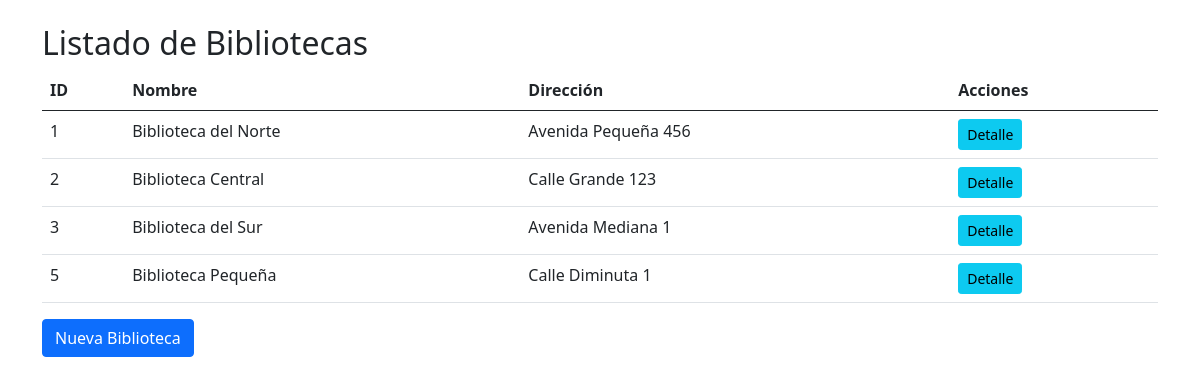
The app's page /web/libraries/, older data.
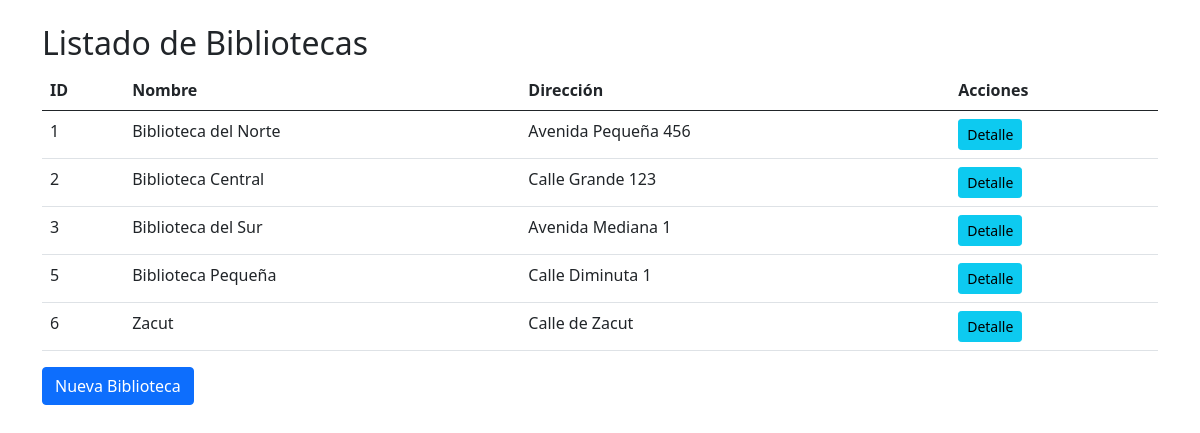
The same page, newer data.
### bibliotecaApp/models.py (models this page shows, shortened)
class Library(models.Model):
    name = models.CharField(max_length=100)
    address = models.CharField(max_length=200)

### bibliotecaApp/views.py (the view)
# urls.py: path('web/libraries/', lista_bibliotecas_web, name='lista_bibliotecas_web'),
def lista_bibliotecas_web(request):
    if request.method == 'GET':
        bibliotecas = Library.objects.all()
        return render(request, 'library_list.html', {'bibliotecas': bibliotecas, 'titulo': 'Listado de Bibliotecas'})
    return JsonResponse({"error": "Método no permitido"}, status=405)

### bibliotecaApp/templates/library_list.html
{% extends "base.html" %}
{% block content %}
<h2>{{ titulo }}</h2>
<table class="table">
  <thead>
    <tr>
      <th>ID</th>
      <th>Nombre</th>
      <th>Dirección</th>
      <th>Acciones</th>
    </tr>
  </thead>
  <tbody>
    {% for biblioteca in bibliotecas %}
    <tr>
      <td>{{ biblioteca.id }}</td>
      <td>{{ biblioteca.name }}</td>
      <td>{{ biblioteca.address }}</td>
      <td>
        <a href="{% url 'detalle_biblioteca_web' biblioteca.id %}" class="btn btn-info btn-sm">Detalle</a>
      </td>
    </tr>
    {% endfor %}
  </tbody>
</table>
<a href="{% url 'nuevo_library' %}" class="btn btn-primary">Nueva Biblioteca</a>
{% endblock %}

### bibliotecaApp/templates/base.html (shortened to what this page needs)
<!DOCTYPE html>
<html lang="es">
<head>
  <link rel="stylesheet" href="https://cdn.jsdelivr.net/npm/bootstrap@5.0.2/dist/css/bootstrap.min.css">
</head>
<body>
  <div class="container mt-4">
    {% block content %}
    {% endblock %}
  </div>
</body>
</html>

Row changes from the older to the newer data that the page shows:
added Library: id "6", name "Zacut", address "Calle de Zacut"
